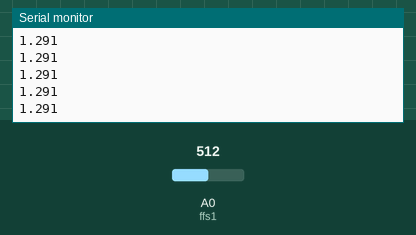
This sketch was run on a simulated Arduino Mega 2560, built with avr-gcc and run on an emulated ATmega2560. Shown: the last lines printed to the serial monitor. The test bench sets the inputs (shaded band); at power-on: A0 (ffs1) = 512.

Above: at 1.2 s.
1.3 s: A0 (ffs1) set to 716
At 1.31 s:
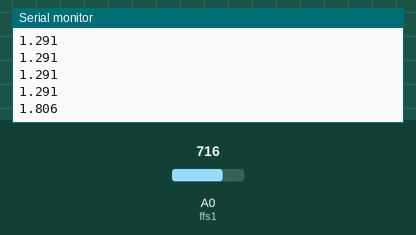
2.8 s: A0 (ffs1) set to 900
At 2.82 s:
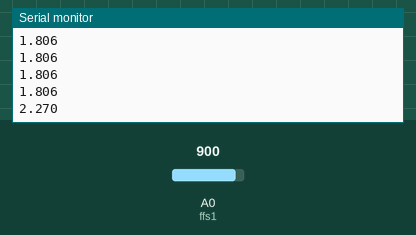
Timing chart, 0 to 5.8 s (numbered marks = the images above; inputs shaded):
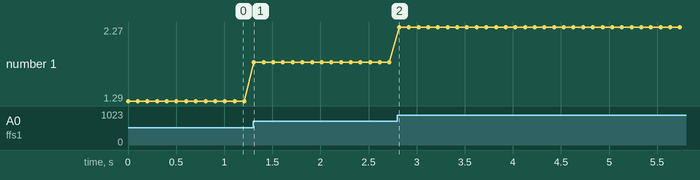

Measured:
- after the input at 1.3 s, the serial monitor: prints a new line at once (image 1)
- after the input at 2.8 s, the serial monitor: prints a new line at once (image 2)
- plotted number 1: 1.29 → 1.81 after the input at 1.3 s, 1.81 → 2.27 after the input at 2.8 s

The sketch:

smart_resistance_band.ino
```cpp
float cf = 0.516; // calibration factor
int ffs1 = A0; // FlexiForce sensor is connected analog pin A0 of arduino or mega.
int ffsdata = 0;
float vout; // voltage represents force


void setup()
{
  Serial.begin(9600); // baud rate in bits per second
  pinMode(ffs1, INPUT); // pin name and status
}


void loop()
{
  ffsdata = analogRead(ffs1);
  vout = (ffsdata * 5.0) / 1023.0; // translate voltage
  vout = vout * cf ; // calibrate the voltage output
  Serial.println(vout, 3);
  delay(100);
}
```
